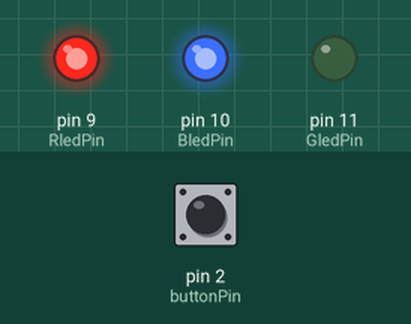
Simulated run of this sketch. Board: Arduino Uno, built with avr-gcc and run on an emulated ATmega328P. Parts: output pins drawn as LEDs (lit = HIGH). The test bench sets the inputs (shaded band); at power-on: pin 2 (buttonPin) LOW.

Above: at 1.2 s.
1.3 s: pin 2 (buttonPin) pulled HIGH for 0.15 s
At 2.3 s:
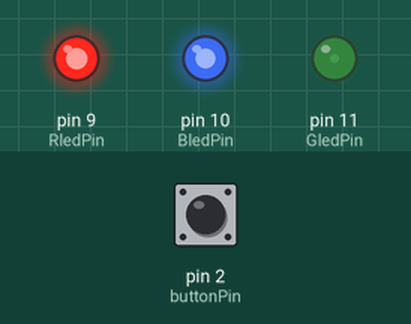
4.4 s: pin 2 (buttonPin) pulled HIGH for 1 s
At 5.8 s:
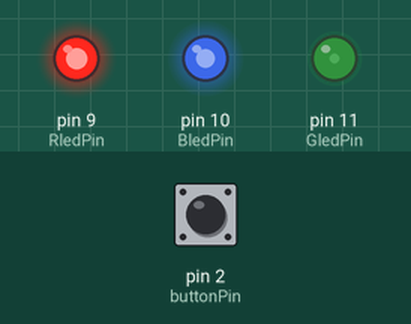
8.4 s: pin 2 (buttonPin) pulled HIGH for 0.15 s
At 8.9 s:
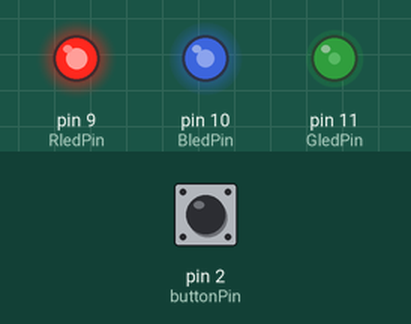
11.5 s: pin 2 (buttonPin) pulsed HIGH 2 times (0.12 s each, 0.3 s apart)
At 12.7 s:
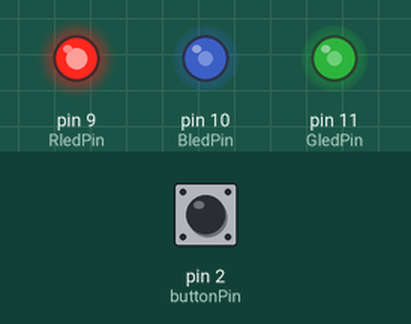
13.6 s: pin 2 (buttonPin) pulled HIGH for 3.2 s
19.8 s: pin 2 (buttonPin) pulsed HIGH 5 times (0.12 s each, 0.3 s apart)
Timing chart, 0 to 36.5 s (numbered marks = the images above; inputs shaded):
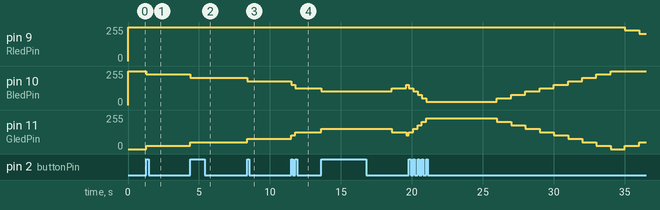

The sketch:

Toy1015.ino
```cpp
const int buttonPin = 2;
const int RledPin = 9;
const int GledPin = 11;
const int BledPin = 10;

int mood = 0;
const int neutralMood = 10;
int buttonState = 0;
bool ButtonPressed = false;
unsigned long touchedTimer = 0;
unsigned long reducedTimer = 0;
const long unTouchInterval = 5000;
const long reducedInterval = 1000;

void setup() {
  pinMode(buttonPin, INPUT);
  pinMode(RledPin, OUTPUT);
  pinMode(GledPin, OUTPUT);
  pinMode(BledPin, OUTPUT);
  mood = neutralMood;
}

void loop() {
  showLEDState(mood);

  buttonState = digitalRead(buttonPin);
  if (buttonState == HIGH && !ButtonPressed) {
    mood = mood + 1;
    if (mood > 20) mood = 20;
    touchedTimer = millis();
    ButtonPressed = true;
  }
  if (buttonState == LOW && ButtonPressed) {
    ButtonPressed = false;
  }

  unsigned long currentTimer = millis();
  if (currentTimer - touchedTimer > unTouchInterval) {
    if (currentTimer - reducedTimer > reducedInterval) {
      mood = mood - 1;
      if (mood < 0) mood = 0;
      reducedTimer = currentTimer;
    }
  }
}

// === 顯示 LED 狀態（共陽極版本） ===
void showLEDState(int state) {
  float brightnessInterval = 255 / 10.0;

  if (state >= neutralMood) {
    analogWrite(RledPin, 255 - 0);
    analogWrite(GledPin, 255 - (255 - brightnessInterval * (state - neutralMood)));
    analogWrite(BledPin, 255 - (brightnessInterval * (state - neutralMood)));
  }
  else {
    analogWrite(RledPin, 255 - (brightnessInterval * (neutralMood - state)));
    analogWrite(GledPin, 255 - (255 - brightnessInterval * (neutralMood - state)));
    analogWrite(BledPin, 255 - 0);
  }
}
```

Measured:
- after the input at 1.3 s, pin 10 (BledPin): 255/255 → 229/255 at once; pin 11 (GledPin): 0/255 → 25/255 at once
- after the input at 4.4 s, pin 9 (RledPin): stays 255/255 (without the input it goes to 229/255 after 2.9 s); pin 10 (BledPin): 229/255 → 204/255 at once
- after the input at 8.4 s, pin 9 (RledPin): stays 255/255 (without the input it goes to 229/255 after 3.0 s)
- after the input at 11.5 s, pin 10 (BledPin): 178/255 → 153/255 at once, → 127/255 0.30 s later; pin 11 (GledPin): 76/255 → 102/255 at once, → 127/255 0.30 s later
